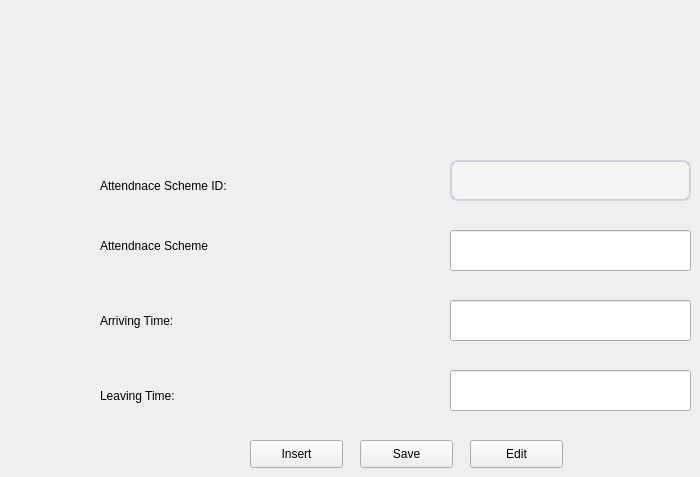
    <widget class="QWidget" name="page2">
     <widget class="QLabel" name="label_5">
      <property name="geometry">
       <rect>
        <x>100</x>
        <y>170</y>
        <width>301</width>
        <height>31</height>
       </rect>
      </property>
      <property name="text">
       <string>Attendnace Scheme ID:</string>
      </property>
     </widget>
     <widget class="QLabel" name="label_6">
      <property name="geometry">
       <rect>
        <x>100</x>
        <y>230</y>
        <width>261</width>
        <height>31</height>
       </rect>
      </property>
      <property name="text">
       <string>Attendnace Scheme</string>
      </property>
     </widget>
     <widget class="QLabel" name="label_7">
      <property name="geometry">
       <rect>
        <x>100</x>
        <y>300</y>
        <width>211</width>
        <height>41</height>
       </rect>
      </property>
      <property name="text">
       <string>Arriving Time:</string>
      </property>
     </widget>
     <widget class="QLabel" name="label_8">
      <property name="geometry">
       <rect>
        <x>100</x>
        <y>380</y>
        <width>211</width>
        <height>31</height>
       </rect>
      </property>
      <property name="text">
       <string>Leaving Time:</string>
      </property>
     </widget>
     <widget class="QLineEdit" name="attid_line">
      <property name="geometry">
       <rect>
        <x>450</x>
        <y>160</y>
        <width>241</width>
        <height>41</height>
       </rect>
      </property>
      <property name="styleSheet">
       <string notr="true">QLineEdit {
    border-width: 2px;
    border-radius: 8px;
    border-style: solid;
    border-top-color: qlineargradient(spread:pad, x1:0.5, y1:1, x2:0.5, y2:0, stop:0 #c1c9cf, stop:1 #d2d8dd);
    border-right-color: qlineargradient(spread:pad, x1:0, y1:0, x2:1, y2:0, stop:0 #c1c9cf, stop:1 #d2d8dd);
    border-bottom-color: qlineargradient(spread:pad, x1:0.5, y1:0, x2:0.5, y2:1, stop:0 #c1c9cf, stop:1 #d2d8dd);
    border-left-color: qlineargradient(spread:pad, x1:1, y1:0, x2:0, y2:0, stop:0 #c1c9cf, stop:1 #d2d8dd);
    background-color: #f4f4f4;
    color: #3d3d3d;
}
QLineEdit:focus {
    border-width: 2px;
    border-radius: 8px;
    border-style: solid;
    border-top-color: qlineargradient(spread:pad, x1:0.5, y1:1, x2:0.5, y2:0, stop:0 #85b7e3, stop:1 #9ec1db);
    border-right-color: qlineargradient(spread:pad, x1:0, y1:0, x2:1, y2:0, stop:0 #85b7e3, stop:1 #9ec1db);
    border-bottom-color: qlineargradient(spread:pad, x1:0.5, y1:0, x2:0.5, y2:1, stop:0 #85b7e3, stop:1 #9ec1db);
    border-left-color: qlineargradient(spread:pad, x1:1, y1:0, x2:0, y2:0, stop:0 #85b7e3, stop:1 #9ec1db);
    background-color: #f4f4f4;
    color: #3d3d3d;
}
QLineEdit:disabled {
    color: #b9b9b9;
}</string>
      </property>
     </widget>
     <widget class="QLineEdit" name="att_line">
      <property name="geometry">
       <rect>
        <x>450</x>
        <y>230</y>
        <width>241</width>
        <height>41</height>
       </rect>
      </property>
     </widget>
     <widget class="QLineEdit" name="arrive_line">
      <property name="geometry">
       <rect>
        <x>450</x>
        <y>300</y>
        <width>241</width>
        <height>41</height>
       </rect>
      </property>
     </widget>
     <widget class="QLineEdit" name="leave_line">
      <property name="geometry">
       <rect>
        <x>450</x>
        <y>370</y>
        <width>241</width>
        <height>41</height>
       </rect>
      </property>
     </widget>
     <widget class="QPushButton" name="insert_btn_3">
      <property name="geometry">
       <rect>
        <x>250</x>
        <y>440</y>
        <width>93</width>
        <height>28</height>
       </rect>
      </property>
      <property name="text">
       <string>Insert</string>
      </property>
     </widget>
     <widget class="QPushButton" name="save_btn_3">
      <property name="geometry">
       <rect>
        <x>360</x>
        <y>440</y>
        <width>93</width>
        <height>28</height>
       </rect>
      </property>
      <property name="text">
       <string>Save</string>
      </property>
     </widget>
     <widget class="QPushButton" name="edit_btn_3">
      <property name="geometry">
       <rect>
        <x>470</x>
        <y>440</y>
        <width>93</width>
        <height>28</height>
       </rect>
      </property>
      <property name="text">
       <string>Edit</string>
      </property>
     </widget>
    </widget>
